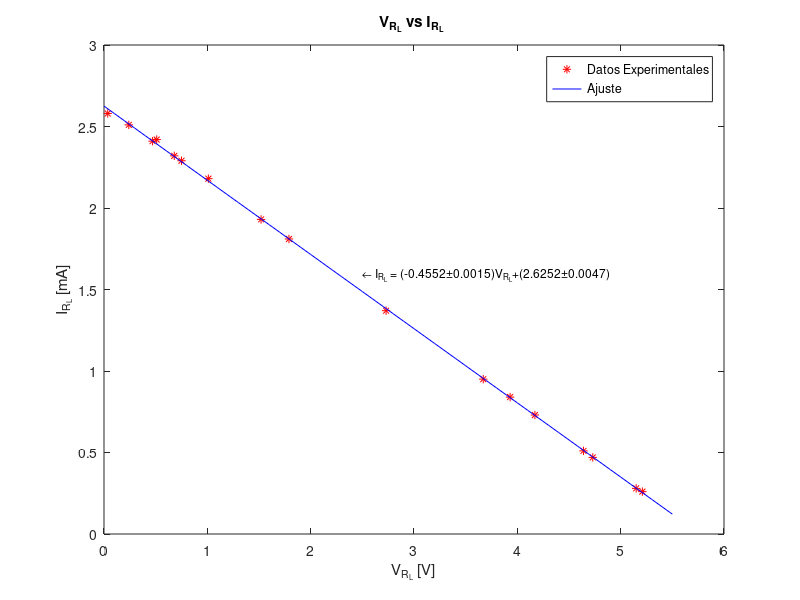
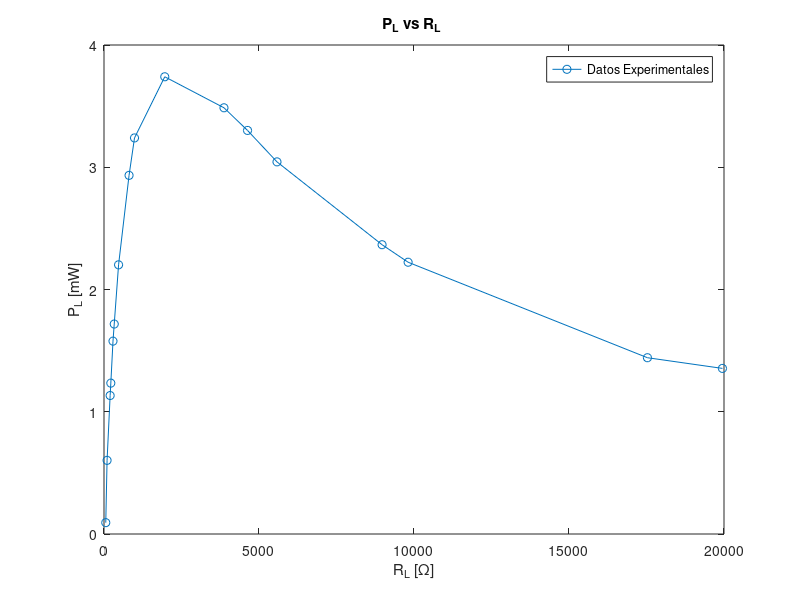

The MATLAB script that drew these images, in order:
clear all; close all;
x = [0.036 0.24 0.47 0.51 0.68 0.75 1.01 1.52 1.79 2.73 3.67 3.93 4.17 4.64 4.73 5.15 5.21];
y = [2.58 2.51 2.41 2.42 2.32 2.29 2.18 1.93 1.81 1.37 0.95 0.84 0.73 0.51 0.47 0.28 0.26];
size(x)
size(y)
N = size(x)(2);

sxy = sum(x.*y);
sxx = sum(x.*x);
syy = sum(y.*y);
sx = sum(x);
sy = sum(y);
a = (((N)*(sxy))-((sx)*(sy)))/(((N)*(sxx))-((sx)*(sx)))
b = (((sxx)*(sy))-((sx)*(sxy)))/(((N)*(sxx))-((sx)*(sx)))
e = (y-((a*x)+b)).^2;
sei = sum(e);
incertidumbrea=sqrt((sei)/(N-2))*sqrt((N)/(((N)*(sxx))-((sx)*(sx))))
incertidumbreb=sqrt((sei)/(N-2))*sqrt((sxx)/(((N)*(sxx))-((sx)*(sx))))
r = (((N)*(sxy))-((sx)*(sy)))/(sqrt(((N)*(sxx))-((sx)*(sx)))*sqrt(((N)*(syy))-((sy)*(sy))))

xx = 0:0.1:5.5;
yy =  a*xx+b;
%%%%%%%%%%%%%%%%%%%%%%%%%%%%%%%%%%%%%%%%%%%%%%%%%%%%
figure (1); clf;
plot(x,y,'*r',xx,yy,'-b')
text (2.5, 1.59, strcat ('\fontsize{12}\leftarrow I_{R_{L}} = (-0.4552\pm0.0015)V_{R_{L}}+(2.6252\pm0.0047)'));
title('V_{R_{L}} vs I_{R_{L}} ')
xlabel('V_{R_{L}} [V]')
ylabel('I_{R_{L}} [mA]')
legend('Datos Experimentales','Ajuste')
print -djpeg -r100 graficanegativa.jpg
%%%%%%%%%%%%%%%%%%%%%%%%%%%%%%%%%%%%%%%%%%%%%%%%%%%%
p = x.*y
rl = [57 99 198 220 290 330 470 808 984 1960 3870 4630 5580 8970 9810 17530 19950]

maxpotencia = max(p)
corrres = 1960

figure(2); clf;
plot(rl,p,'-o')
title('P_{L} vs R_{L} ')
xlabel('R_{L} [\Omega]')
ylabel('P_{L} [mW]')
legend('Datos Experimentales')
print -djpeg -r100 graficapotencia.jpg
